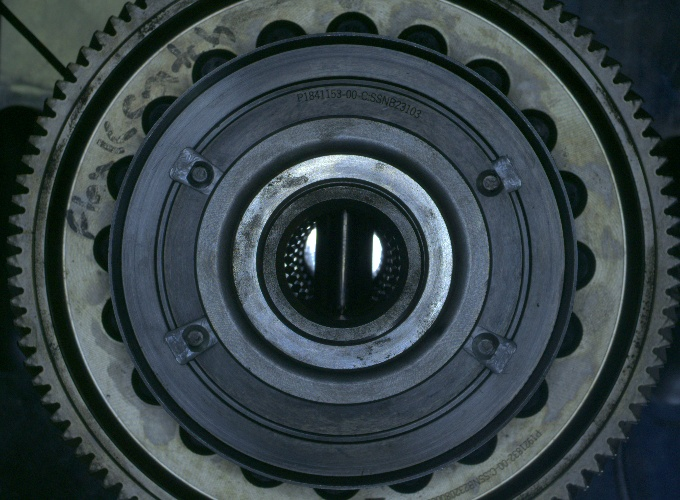
#> input picture muvro/images/bolts.jpeg, 680 x 500 px; its folder holds only this picture in this run
$ python -i camring.py   (imports and definitions only)
#> lines starting #> are read from the running program, lines starting #| are printed output that depends on the picture; after the words box and inside, x2 and y2 are one past the last pixel; in counts of white or black regions, pixels touching at a corner belong together
import cv2
import os
import numpy as np
import json
# from cam import camera_streams
# cap=camera_streams(mode="Industrial")
def image_loc(foldername):
    # extractte file
    fileName = []
    for root, dirs, files in os.walk(os.path.abspath(foldername)):
        for namef in files:
            #                 print(os.path.abspath(os.path.join(root, namef)))
            file_name = os.path.abspath(os.path.join(root, namef))
            fileName.append(file_name)
    return fileName
good=image_loc("sona_data/left_focus/sidewasher")
# good=image_loc("sona_data/left_focus/wcampring")

# [1 line not run here, left out]
# r=cv2.selectROI(img)
r=(541, 187, 104, 61)
# [1 line not run here, left out]
mi=0
mx=0
def camring(image):
#> called with image = 'images/bolts.jpeg'
    global r,mi,mx
    try:    img=cv2.imread(image)
#> img is the input picture: shape (500, 680, 3); mean B, G, R 70.4, 66.5, 54.4
    except:img=image
    gray=cv2.cvtColor(img,cv2.COLOR_BGR2GRAY)
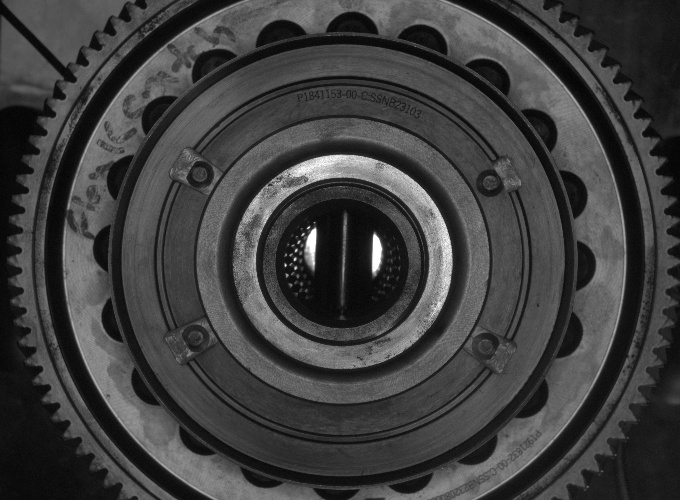
#> gray: shape (500, 680); min 2, max 255, mean 63.3
    cv2.imshow("gray",gray)
    img=cv2.rectangle(img,(r[0],r[1]),(r[0]+r[2],r[1]+r[3]),255,1)
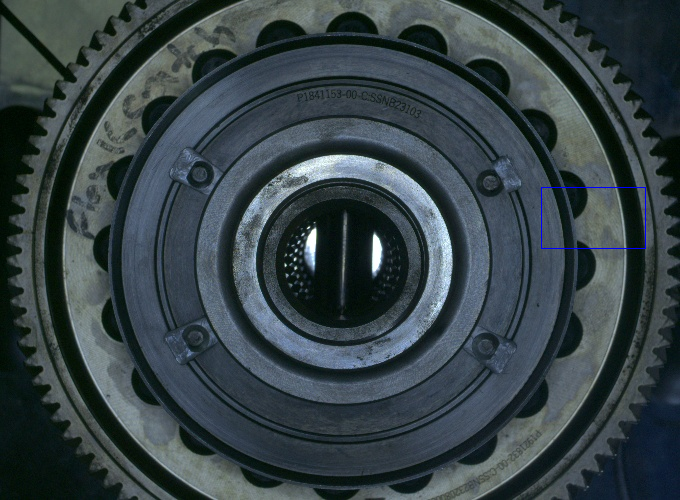
#> img: shape (500, 680, 3); 0.1% of pixels changed, all inside (x1, y1, x2, y2) = (541, 187, 646, 249)

    roi = gray[int(r[1]):int(r[1]+r[3]),
                      int(r[0]):int(r[0]+r[2])]
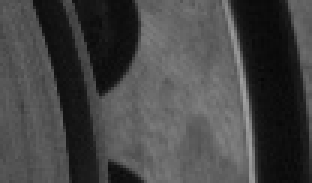
#> roi: shape (61, 104) (shown 3 times larger); min 6, max 162, mean 69.2
    # bl=cv2.medianBlur(roi, 3)


    edge=cv2.Canny(roi,120,250)
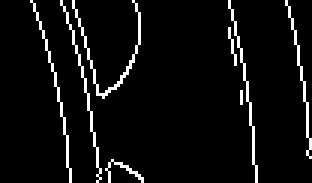
#> edge: shape (61, 104) (shown 3 times larger); 5.6% white in thin lines or dots
    roi=cv2.threshold(roi,0,255,cv2.THRESH_BINARY+cv2.THRESH_OTSU)[1]
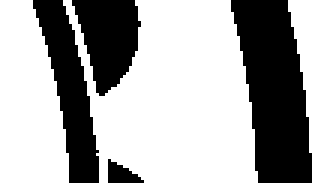
#> roi: shape (61, 104) (shown 3 times larger); 64% white; 4 black regions, box (x1, y1, x2, y2) and area: (77, 0, 104, 61) 1135, (11, 0, 33, 61) 612, (24, 0, 47, 32) 483, (36, 53, 48, 61) 57

    n_white=np.count_nonzero(edge == 255)
#> n_white = 354
    edge=cv2.resize(edge,(400,400))
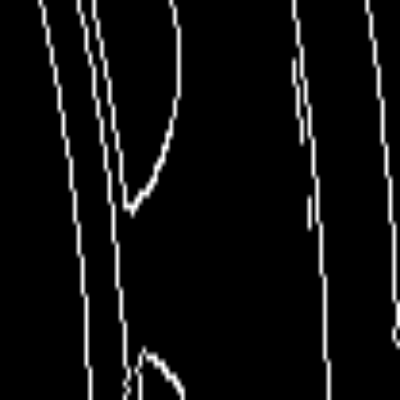
#> edge: shape (400, 400); min 0, max 255, mean 14.2

    roi=cv2.resize(roi,(400,400))
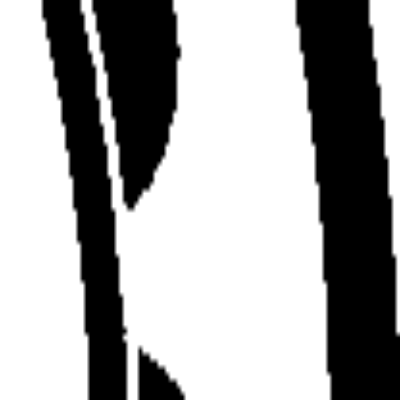
#> roi: shape (400, 400); min 0, max 255, mean 163.1
    if n_white>40:
        if mi==0:
            mi=n_white
#> mi = 354
        if mx==0:
            mx=n_white
#> mx = 354
        if mi>n_white:
            mi=n_white
        if mx<n_white:
            mx=n_white
    cv2.imshow("img",img)
    cv2.imshow("roi",roi)
    cv2.imshow("edge",edge)

# [12 lines not run here, left out]


camringthrust=[mi,mx]
spr=json.dumps(r)
# [2 lines not run here, left out]

camringthrust=json.dumps(camringthrust)
# [2 lines not run here, left out]

>>> result = camring('images/bolts.jpeg')

$ run again, on muvro/images/cam_ring.jpg
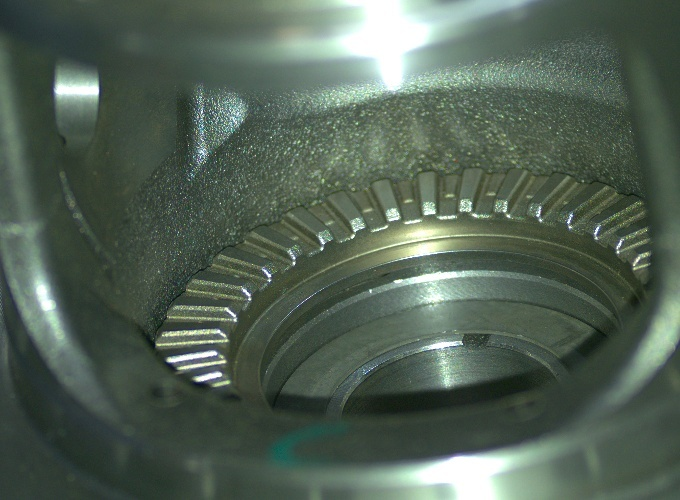
#> input picture muvro/images/cam_ring.jpg, 680 x 500 px
#> in camring, img is the input picture: shape (500, 680, 3); mean B, G, R 85, 97.9, 82.8
#> img: shape (500, 680, 3); 0.1% of pixels changed, all inside (x1, y1, x2, y2) = (541, 187, 646, 249)
#> in camring, `edge=cv2.Canny(roi,120,250)`:
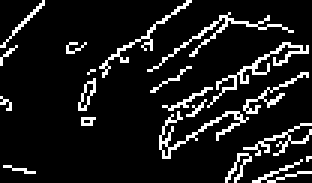
#> edge: shape (61, 104) (shown 3 times larger); 10.7% white in thin lines or dots
#> n_white = 676
#> in camring, `roi=cv2.resize(roi,(400,400))`:
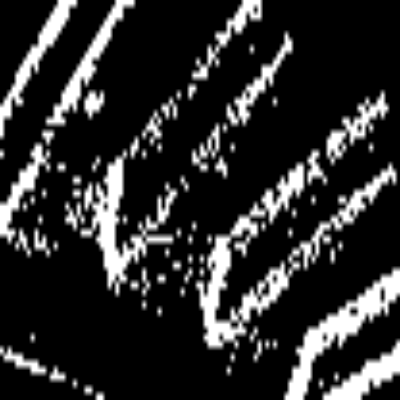
#> roi: shape (400, 400); min 0, max 255, mean 46

$ run again, on muvro/images/emp_washer.jpg
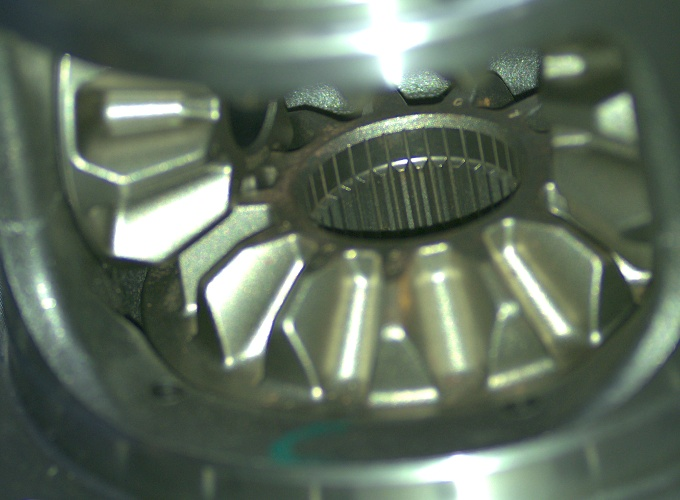
#> input picture muvro/images/emp_washer.jpg, 680 x 500 px
#> in camring, img is the input picture: shape (500, 680, 3); mean B, G, R 93.7, 108.8, 95.1
#> img: shape (500, 680, 3); 0.1% of pixels changed, all inside (x1, y1, x2, y2) = (541, 187, 646, 249)
#> in camring, `edge=cv2.Canny(roi,120,250)`:
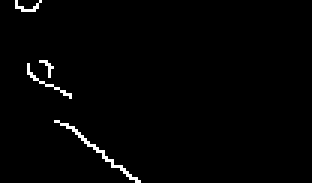
#> edge: shape (61, 104) (shown 3 times larger); 1.5% white in thin lines or dots, all inside (x1, y1, x2, y2) = (5, 0, 47, 61)
#> n_white = 94
#> in camring, `roi=cv2.resize(roi,(400,400))`:
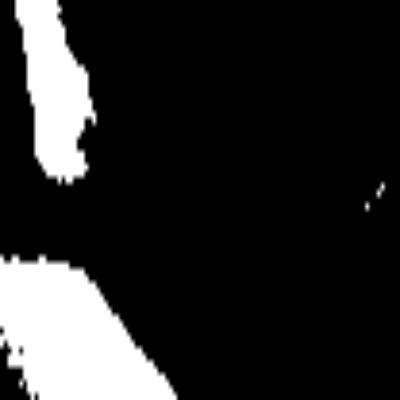
#> roi: shape (400, 400); min 0, max 255, mean 40.7
